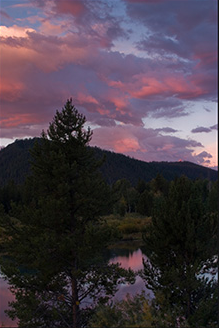
#> input picture Questoes_Segunda_Lista/Questão 3/1.PNG, 219 x 328 px
$ python questao3.py
#> lines starting #> are read from the running program, lines starting #| are printed output that depends on the picture
import numpy as np
import cv2 as cv
import matplotlib.pyplot as plt


def orbComForcaBruta(primeiraImagem,segundaImagem):
    img1 = cv.imread(primeiraImagem,cv.IMREAD_GRAYSCALE)
    img2 = cv.imread(segundaImagem,cv.IMREAD_GRAYSCALE)
    orb = cv.ORB_create()
    kp1, des1 = orb.detectAndCompute(img1,None)
    kp2, des2 = orb.detectAndCompute(img2,None)
    bf = cv.BFMatcher(cv.NORM_HAMMING, crossCheck=True)
    matches = bf.match(des1,des2)
    matches = sorted(matches, key = lambda x:x.distance)
    img3 = cv.drawMatches(img1,kp1,img2,kp2,matches[:10],None,flags=cv.DrawMatchesFlags_NOT_DRAW_SINGLE_POINTS)
    plt.imshow(img3),plt.show()

def siftComForcaBruta(primeiraImagem,segundaImagem):
    img1 = cv.imread(primeiraImagem,cv.IMREAD_GRAYSCALE)
    img2 = cv.imread(segundaImagem,cv.IMREAD_GRAYSCALE)
    sift = cv.SIFT_create()
    kp1, des1 = sift.detectAndCompute(img1,None)
    kp2, des2 = sift.detectAndCompute(img2,None)
    bf = cv.BFMatcher()
    matches = bf.knnMatch(des1,des2,k=2)
    good = []
    for m,n in matches:
        if m.distance < 0.75*n.distance:
            good.append([m])
    img3 = cv.drawMatchesKnn(img1,kp1,img2,kp2,good,None,flags=cv.DrawMatchesFlags_NOT_DRAW_SINGLE_POINTS)

def combinadorFlann(primeiraImagem, segundaImagem):
    img1 = cv.imread(primeiraImagem,cv.IMREAD_GRAYSCALE)
    img2 = cv.imread(segundaImagem,cv.IMREAD_GRAYSCALE)
    sift = cv.SIFT_create()
    kp1, des1 = sift.detectAndCompute(img1,None)
    kp2, des2 = sift.detectAndCompute(img2,None)
    FLANN_INDEX_KDTREE = 1
    index_params = dict(algorithm = FLANN_INDEX_KDTREE, trees = 5)
    search_params = dict(checks=50)
    flann = cv.FlannBasedMatcher(index_params,search_params)
    matches = flann.knnMatch(des1,des2,k=2)
    matchesMask = [[0,0] for i in range(len(matches))]
    for i,(m,n) in enumerate(matches):
        if m.distance < 0.7*n.distance:
            matchesMask[i]=[1,0]
    draw_params = dict(matchColor = (0,255,0),
                    singlePointColor = (255,0,0),
                    matchesMask = matchesMask,
                    flags = cv.DrawMatchesFlags_DEFAULT)
    img3 = cv.drawMatchesKnn(img1,kp1,img2,kp2,matches,None,**draw_params)
    plt.imshow(img3,),plt.show()


filenames=['1.PNG', '2.PNG', '3.PNG', '4.PNG', '5.PNG', '6.PNG']

orbComForcaBruta(filenames[0], filenames[1])
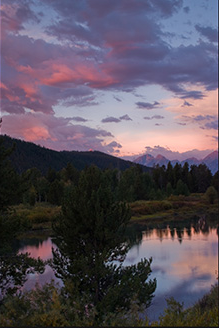
#> input picture Questoes_Segunda_Lista/Questão 3/2.PNG, 219 x 330 px
#> in orbComForcaBruta, `kp1, des1 = orb.detectAndCompute(img1,None)`: kp1 = 354 keypoints; strongest (x, y, size): (73, 132, 31), (48, 138, 31), (72, 132, 37.2), (88, 132, 31)
#> in orbComForcaBruta, `kp2, des2 = orb.detectAndCompute(img2,None)`: kp2 = 398 keypoints; strongest (x, y, size): (118, 264, 31), (114, 266, 31), (109, 264, 31), (148, 260, 31)
#> in orbComForcaBruta, `matches = bf.match(des1,des2)`: matches = 125 matches
orbComForcaBruta(filenames[1], filenames[2])
#> call 2 of orbComForcaBruta, with primeiraImagem = '2.PNG', segundaImagem = '3.PNG'
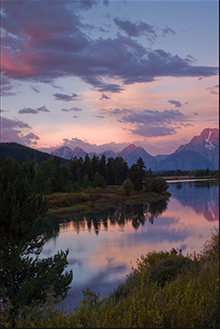
#> input picture Questoes_Segunda_Lista/Questão 3/3.PNG, 220 x 330 px
#> in orbComForcaBruta (call 2), `img2 = cv.imread(segundaImagem,cv.IMREAD_GRAYSCALE)`:
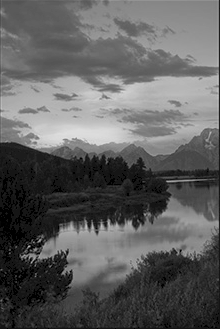
#> img2: shape (330, 220); min 0, max 255, mean 95.2
#> in orbComForcaBruta (call 2), `kp1, des1 = orb.detectAndCompute(img1,None)`: kp1 has the same summary as kp2
#> in orbComForcaBruta (call 2), `kp2, des2 = orb.detectAndCompute(img2,None)`: kp2 = 410 keypoints; strongest (x, y, size): (34, 256, 31), (31, 258, 31), (33, 259, 31), (31, 245, 31)
#> in orbComForcaBruta (call 2), `matches = bf.match(des1,des2)`: matches = 144 matches
orbComForcaBruta(filenames[2], filenames[3])
#> call 3 of orbComForcaBruta, with primeiraImagem = '3.PNG', segundaImagem = '4.PNG'
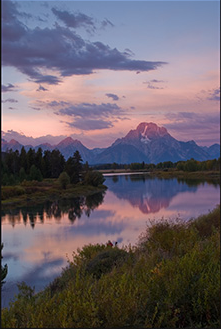
#> input picture Questoes_Segunda_Lista/Questão 3/4.PNG, 221 x 330 px
#> in orbComForcaBruta (call 3), `img2 = cv.imread(segundaImagem,cv.IMREAD_GRAYSCALE)`:
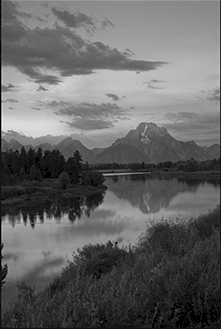
#> img2: shape (330, 221); min 0, max 255, mean 100.7
#> in orbComForcaBruta (call 3), `kp1, des1 = orb.detectAndCompute(img1,None)`: kp1 has the same summary as kp2
#> in orbComForcaBruta (call 3), `kp2, des2 = orb.detectAndCompute(img2,None)`: kp2 = 408 keypoints; strongest (x, y, size): (37, 217, 31), (41, 218, 37.2), (44, 214, 31), (37, 215, 31)
#> in orbComForcaBruta (call 3), `matches = bf.match(des1,des2)`: matches = 170 matches

siftComForcaBruta(filenames[0], filenames[1])
#> in siftComForcaBruta, `kp1, des1 = sift.detectAndCompute(img1,None)`: kp1 = 261 keypoints; strongest (x, y, size): (48, 137, 1.9), (74, 133, 3.1), (215, 261, 1.9), (12, 141, 3.3)
#> in siftComForcaBruta, `kp2, des2 = sift.detectAndCompute(img2,None)`: kp2 = 283 keypoints; strongest (x, y, size): (192, 230, 2.4), (151, 260, 1.9), (119, 257, 2.1), (145, 128, 53.9)
#> in siftComForcaBruta, `matches = bf.knnMatch(des1,des2,k=2)`: matches = 261 matches
#> after the loop in siftComForcaBruta, `for m,n in matches:`: good = 79 matches
siftComForcaBruta(filenames[1], filenames[2])
#> in siftComForcaBruta (call 2), `kp1, des1 = sift.detectAndCompute(img1,None)`: kp1 has the same summary as kp2
#> in siftComForcaBruta (call 2), `kp2, des2 = sift.detectAndCompute(img2,None)`: kp2 = 306 keypoints; strongest (x, y, size): (67, 252, 1.9), (74, 121, 53.8), (95, 251, 47.2), (97, 232, 2)
#> in siftComForcaBruta (call 2), `matches = bf.knnMatch(des1,des2,k=2)`: matches = 283 matches
#> after the loop in siftComForcaBruta (call 2), `for m,n in matches:`: good = 118 matches
siftComForcaBruta(filenames[2], filenames[3])
#> in siftComForcaBruta (call 3), `kp1, des1 = sift.detectAndCompute(img1,None)`: kp1 has the same summary as kp2
#> in siftComForcaBruta (call 3), `kp2, des2 = sift.detectAndCompute(img2,None)`: kp2 = 247 keypoints; strongest (x, y, size): (33, 225, 2.2), (25, 219, 2.6), (41, 218, 2.7), (28, 220, 2.4)
#> in siftComForcaBruta (call 3), `matches = bf.knnMatch(des1,des2,k=2)`: matches = 306 matches
#> after the loop in siftComForcaBruta (call 3), `for m,n in matches:`: good = 136 matches

combinadorFlann(filenames[0], filenames[1])
#> in combinadorFlann, `kp2, des2 = sift.detectAndCompute(img2,None)`: kp2 = 283 keypoints; strongest (x, y, size): (192, 230, 2.4), (151, 260, 1.9), (119, 257, 2.1), (145, 128, 53.9)
#> in combinadorFlann, `matches = flann.knnMatch(des1,des2,k=2)`: matches = 261 matches
#> in combinadorFlann, `matchesMask = [[0,0] for i in range(len(matches))]`: matchesMask = 261 pairs, first value 0 to 0, second value 0 to 0
#> after the loop in combinadorFlann, `for i,(m,n) in enumerate(matches):`: matchesMask = 261 pairs, first value 0 to 1, second value 0 to 0
#> in combinadorFlann, `draw_params = dict(matchColor = (0,255,0), singlePointColor = (255,0,0..`: draw_params = 4 items
combinadorFlann(filenames[1], filenames[2])
#> call 2 of combinadorFlann, with primeiraImagem = '2.PNG', segundaImagem = '3.PNG'
#> in combinadorFlann (call 2), `kp1, des1 = sift.detectAndCompute(img1,None)`: kp1 has the same summary as kp2
#> in combinadorFlann (call 2), `kp2, des2 = sift.detectAndCompute(img2,None)`: kp2 = 306 keypoints; strongest (x, y, size): (67, 252, 1.9), (74, 121, 53.8), (95, 251, 47.2), (97, 232, 2)
#> in combinadorFlann (call 2), `matches = flann.knnMatch(des1,des2,k=2)`: matches = 283 matches
#> in combinadorFlann (call 2), `matchesMask = [[0,0] for i in range(len(matches))]`: matchesMask = 283 pairs, first value 0 to 0, second value 0 to 0
#> after the loop in combinadorFlann (call 2), `for i,(m,n) in enumerate(matches):`: matchesMask = 283 pairs, first value 0 to 1, second value 0 to 0
#> in combinadorFlann (call 2), `img3 = cv.drawMatchesKnn(img1,kp1,img2,kp2,matches,None,**draw_params)`:
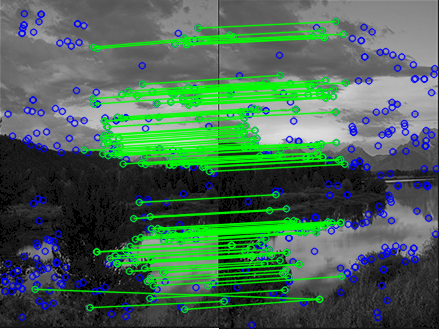
#> img3: shape (330, 439, 3); mean of channels 0, 1, 2 83.7, 104.9, 72.2; drawn as B, G, R
combinadorFlann(filenames[2], filenames[3])
#> call 3 of combinadorFlann, with primeiraImagem = '3.PNG', segundaImagem = '4.PNG'
#> in combinadorFlann (call 3), `kp1, des1 = sift.detectAndCompute(img1,None)`: kp1 has the same summary as kp2
#> in combinadorFlann (call 3), `kp2, des2 = sift.detectAndCompute(img2,None)`: kp2 = 247 keypoints; strongest (x, y, size): (33, 225, 2.2), (25, 219, 2.6), (41, 218, 2.7), (28, 220, 2.4)
#> in combinadorFlann (call 3), `matches = flann.knnMatch(des1,des2,k=2)`: matches = 306 matches
#> in combinadorFlann (call 3), `matchesMask = [[0,0] for i in range(len(matches))]`: matchesMask = 306 pairs, first value 0 to 0, second value 0 to 0
#> after the loop in combinadorFlann (call 3), `for i,(m,n) in enumerate(matches):`: matchesMask = 306 pairs, first value 0 to 1, second value 0 to 0
#> in combinadorFlann (call 3), `img3 = cv.drawMatchesKnn(img1,kp1,img2,kp2,matches,None,**draw_params)`:
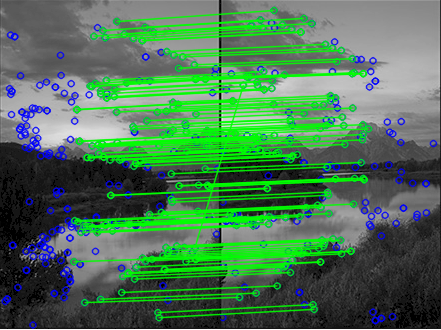
#> img3: shape (330, 441, 3); mean of channels 0, 1, 2 84.7, 118.4, 75.7; drawn as B, G, R
